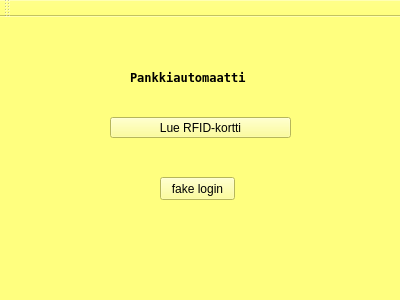
<?xml version="1.0" encoding="UTF-8"?>
<ui version="4.0">
 <class>MainWindow</class>
 <widget class="QMainWindow" name="MainWindow">
  <property name="geometry">
   <rect>
    <x>0</x>
    <y>0</y>
    <width>400</width>
    <height>300</height>
   </rect>
  </property>
  <property name="windowTitle">
   <string>Kirjaudu sisään</string>
  </property>
  <property name="styleSheet">
   <string notr="true">background-color:rgb(255, 255, 127)</string>
  </property>
  <widget class="QWidget" name="centralWidget">
   <widget class="QLabel" name="label">
    <property name="geometry">
     <rect>
      <x>130</x>
      <y>40</y>
      <width>151</width>
      <height>41</height>
     </rect>
    </property>
    <property name="font">
     <font>
      <family>Fixedsys</family>
      <weight>75</weight>
      <bold>true</bold>
     </font>
    </property>
    <property name="text">
     <string>Pankkiautomaatti</string>
    </property>
   </widget>
   <widget class="QPushButton" name="pushButton">
    <property name="geometry">
     <rect>
      <x>110</x>
      <y>100</y>
      <width>181</width>
      <height>21</height>
     </rect>
    </property>
    <property name="text">
     <string>Lue RFID-kortti</string>
    </property>
   </widget>
   <widget class="QPushButton" name="pushButton_2">
    <property name="geometry">
     <rect>
      <x>160</x>
      <y>160</y>
      <width>75</width>
      <height>23</height>
     </rect>
    </property>
    <property name="text">
     <string>fake login</string>
    </property>
   </widget>
  </widget>
  <widget class="QMenuBar" name="menuBar">
   <property name="geometry">
    <rect>
     <x>0</x>
     <y>0</y>
     <width>400</width>
     <height>21</height>
    </rect>
   </property>
  </widget>
  <widget class="QToolBar" name="mainToolBar">
   <attribute name="toolBarArea">
    <enum>TopToolBarArea</enum>
   </attribute>
   <attribute name="toolBarBreak">
    <bool>false</bool>
   </attribute>
  </widget>
  <widget class="QStatusBar" name="statusBar"/>
 </widget>
 <layoutdefault spacing="6" margin="11"/>
 <resources/>
 <connections/>
</ui>
